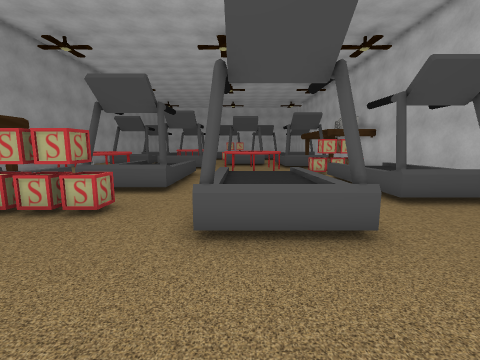
view 1 (above)

24 first-person views from a walk through a Unity game level. The camera is 1.5 m above the floor, tilts 8° down and sees 90° across. The floor is counted in squares, 1 m on a side. Each view is taken from the middle of a square. On the plan, view 1 faces up. The plan holds only what a view shows up to about 13 squares ahead; the rest is blank. The place goes on beyond the plan. Some animated figures are left out. Some surface patterns are stand-ins.

view 2
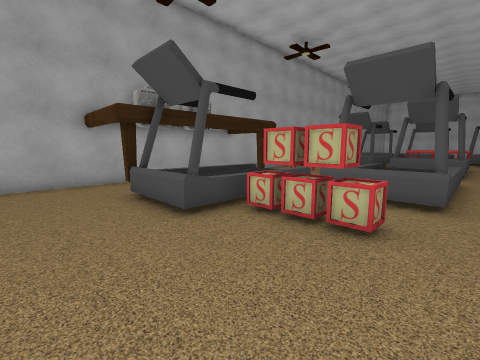

view 3
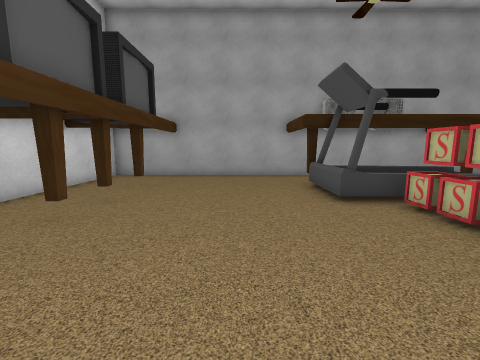

view 4
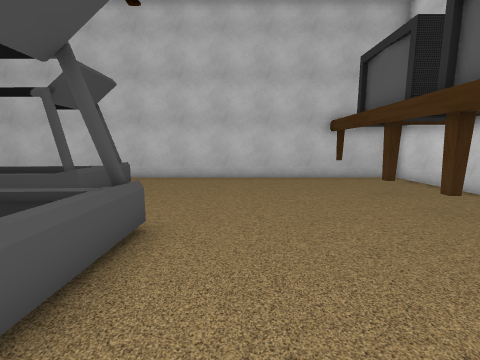

view 5
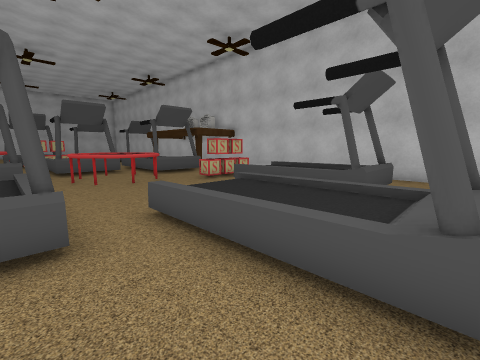

view 6
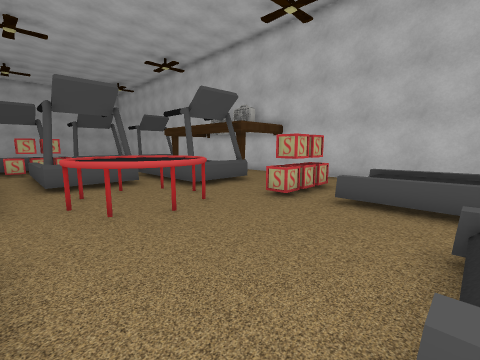

view 7
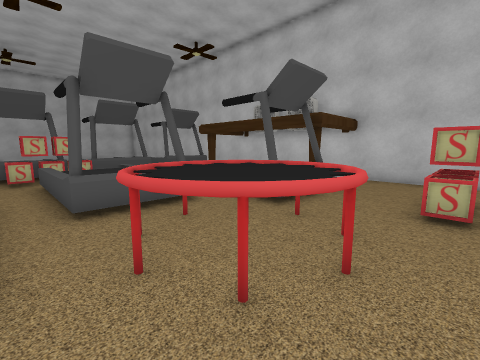

view 8
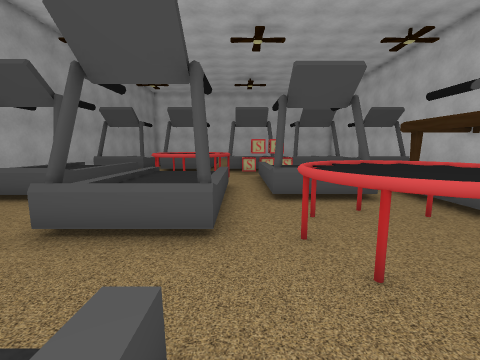

view 9
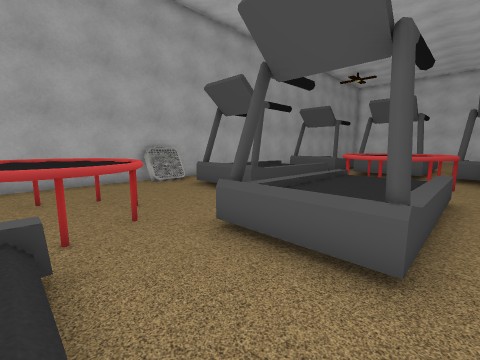

view 10
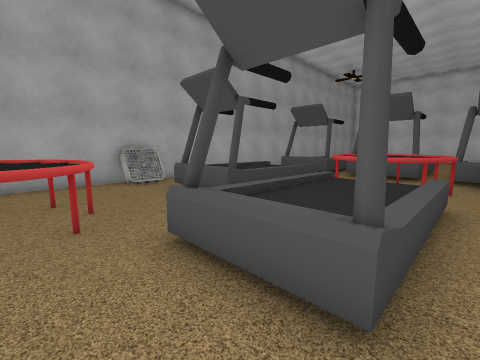

view 11
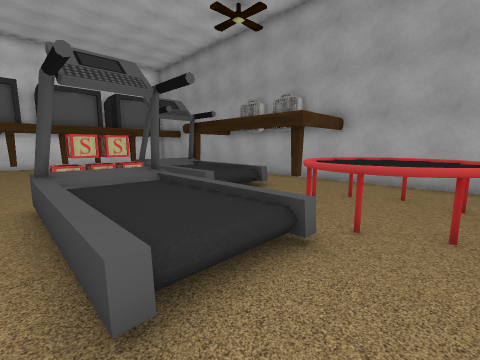

view 12
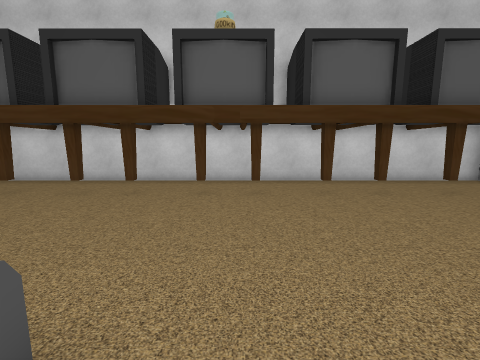

view 13
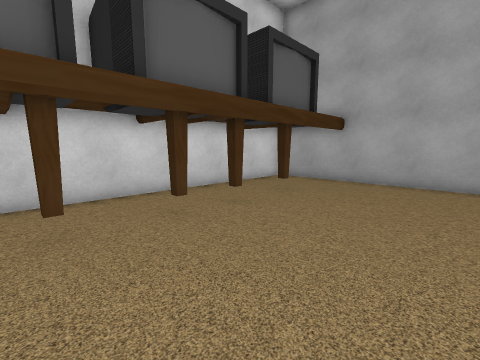

view 14
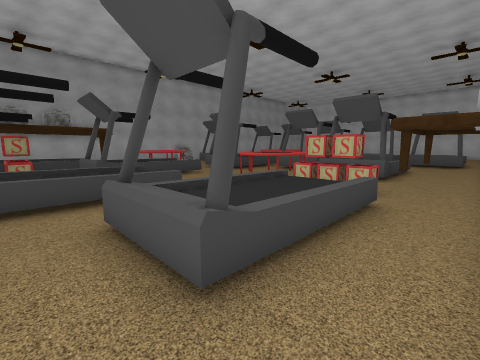

view 15
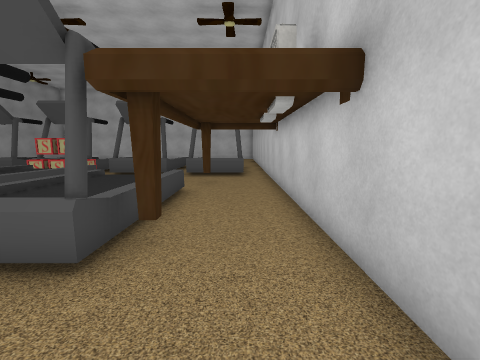

view 16
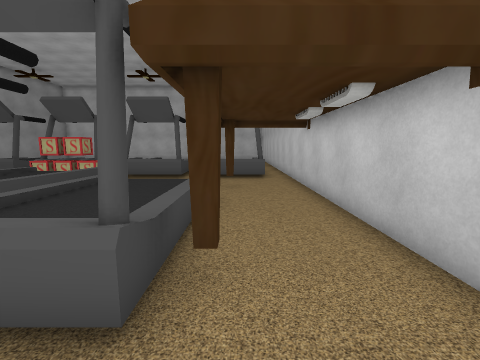

view 17
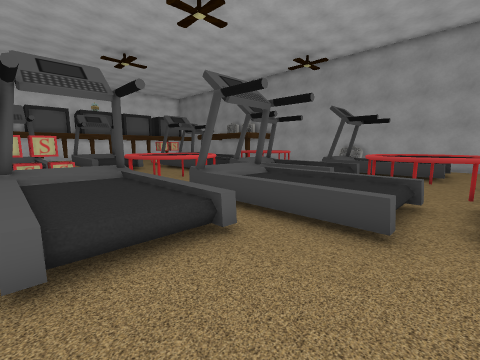

view 18
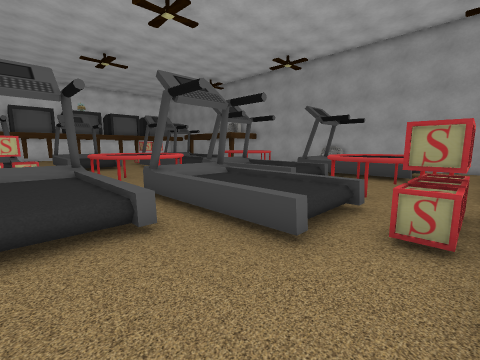

view 19
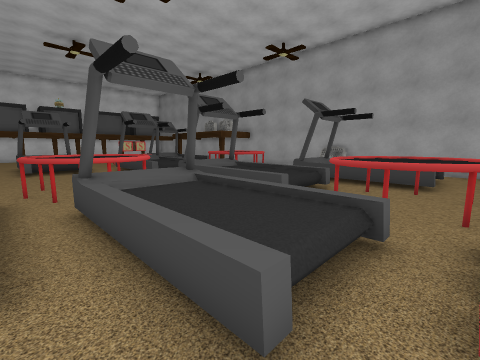

view 20
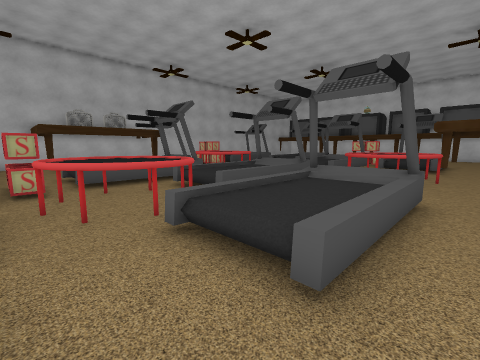

view 21
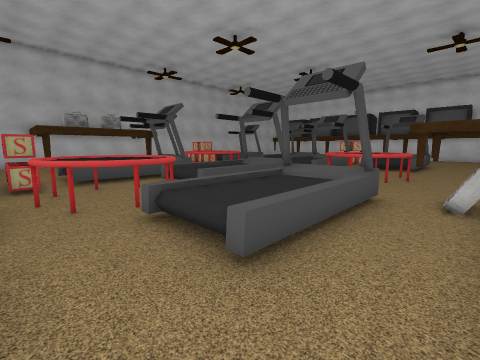

view 22
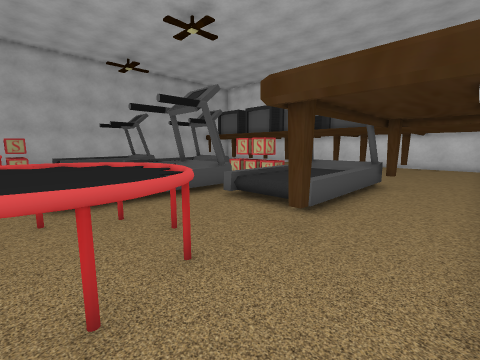

view 23
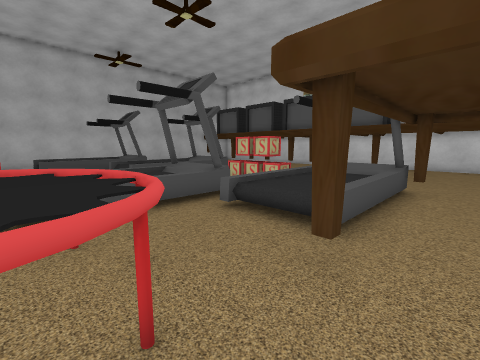

view 24
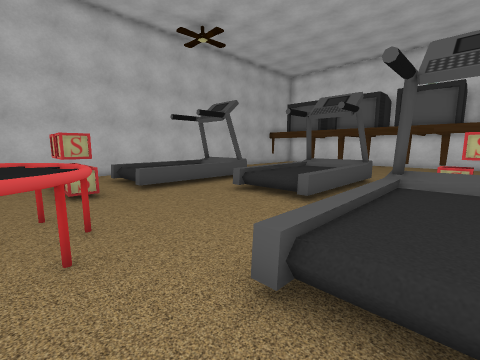

### Floor plan
Key: @ floor where view 1 was taken; # wall or solid block; . floor; ^ raised ledge; B block; F fan; O other object.
Columns run from 13 left of view 1 to 10 right of it. Each row starts with its distance up from view 1.
 26 #..OO..OO..BBBB....OO..#
 25 #......#.^.BBBB........#
 24 #..OOOO#^^^.OOOO....O..#
 23 #..OOOO^^^..OOOO.......#
 22 #..OOOO.###.OOOOOOOO...#
 21 #..OOOO.OOO.OOOOOOOO...#
 20 #..OOOO OOO.OOOOOOOO...#
 19 #F.OOOO OOO.OOOOOOOO...#
 18 #F..... OOO...# OOOOO..#
 17 #.......OOO.#.^#OOOO...#
 16 #.......OOO..^^^#......#
 15 #...#.#.....#^^^.......#
 14 #..#^^^#.....#.#.BBB...#
 13 #..#^^^#OOO......BBBB..#
 12 #...#.#.OOO.........O..#
 11 #.......OOO......OOOO..#
 10 #..O....OOO......OOOO..#
  9 #...OOO.OOO.OOOO.OOOO..#
  8 #...OOO.OOO.OOOO.OOOO..#
  7 #...OOO  ...OOOO.OOOO..#
  6 #...OOOBBBB.OOOO..OOO..#
  5 #...OOOBBBB.OOOO.......#
  4 #..OOOO.....OOOO.......#
  3 #......................#
  2 #......................#
  1 #......................#
  0 #............@.........#
 -1 #......................#
 -2 #......................#
 -3 #...O.O.O.OOO..OO..O...#
 -4 #......................#
 -5 #......................#
 -6 ########################

Positions as (right, up) in squares from view 1, and headings:
1: (0, 0), facing up
2: (-2, 1), facing up-left
3: (0, 1), facing left
4: (-2, 2), facing right
5: (-3, 4), facing up-right
6: (-2, 9), facing up-right
7: (-2, 13), facing up-right
8: (-2, 12), facing up
9: (-2, 13), facing up-left
10: (-2, 14), facing up-left
11: (-2, 15), facing down-left
12: (-2, 5), facing down
13: (-2, 2), facing down-left
14: (9, 5), facing up-left
15: (8, 14), facing up
16: (7, 15), facing up
17: (6, 25), facing down-left
18: (5, 26), facing down-left
19: (3, 25), facing down-left
20: (-11, 26), facing down-right
21: (-12, 26), facing down-right
22: (-12, 14), facing down-right
23: (-11, 13), facing down-right
24: (-4, 15), facing down-right
